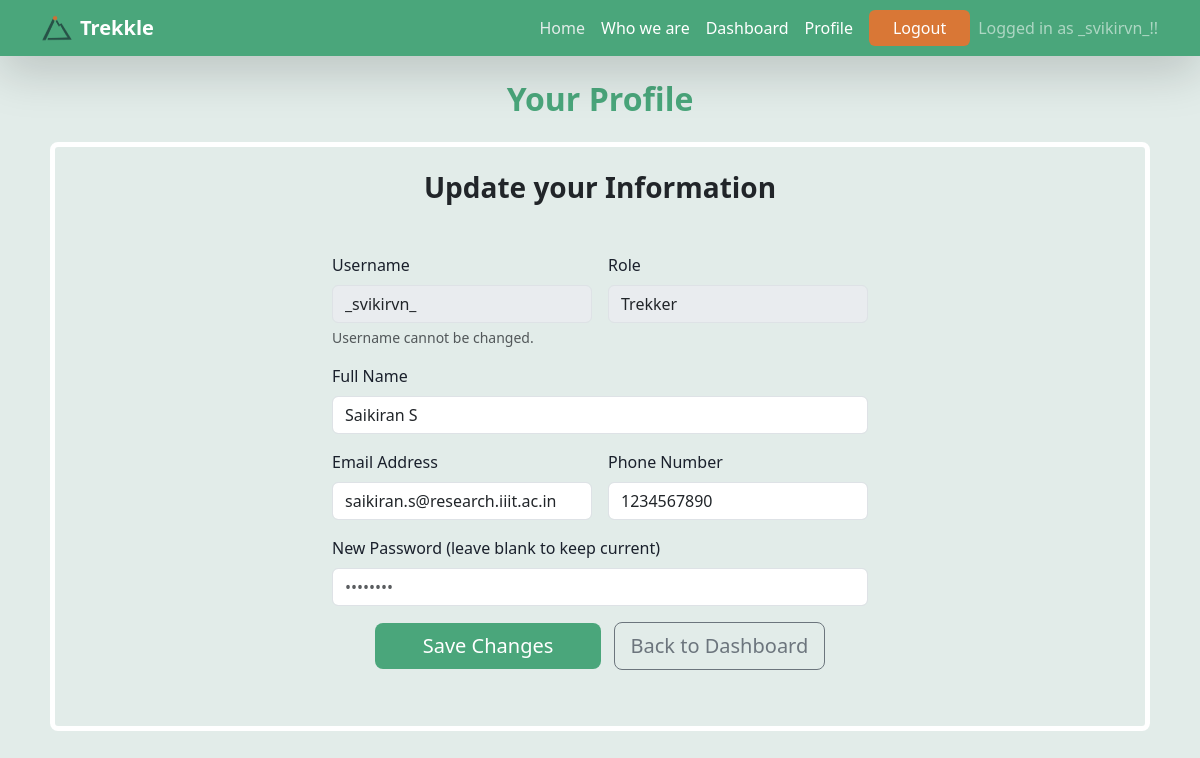
The page /Profile (signed in) on the database its author committed.
### models.py (models this page shows)
class User(UserMixin, db.Model):
    id = db.Column(db.Integer, primary_key=True)
    username = db.Column(db.String(150), unique=True, nullable=False)
    email = db.Column(db.String(150), unique=True, nullable=False)
    password_hash = db.Column(db.String(255), nullable=False)
    full_name = db.Column(db.String(150), nullable=False)
    phone = db.Column(db.String(20))
    role = db.Column(db.String(20), nullable=False, default="trekker")
    status = db.Column(db.String(20), nullable=False, default="pending")
    created_at = db.Column(db.DateTime, default=lambda: datetime.now(timezone.utc))

### app.py (the view, shortened to what this page needs)
@app.route('/Profile', methods=['GET', 'POST'])
@login_required
def profile():
    return render_template('profile.html', user=current_user)

### app.py (called while the page is built)
@login_manager.user_loader
def load_user(user_id):
    return(User.query.get(int(user_id)))

### templates/profile.html (shortened to what this page needs)
{%extends "base.html"%}
{%block content%}
<div class="container py-4">
    <h2 class="fw-semibold mb-4 px-3 text-center text-trekkle-primary">
        Your Profile
    </h2>
    <div class="col d-flex flex-column justify-content-center align-items-center bg-trekkle-accent border border-white border-5 rounded-3 p-4 mx-2 my-2">
        <h3 class="text-center mb-4 fw-bold text-dark">Update your Information</h3>
        <form class="row g-3 px-4 mt-2 w-100" style="max-width: 600px;" method="post">
            <div class="col-sm-12 col-md-6">
                <label for="username" class="form-label">Username</label>
                <input type="text" class="form-control" id="username" value="{{ user.username }}" disabled>
                <div class="form-text">Username cannot be changed.</div>
            </div>
            <div class="col-sm-12 col-md-6">
                <label for="role" class="form-label">Role</label>
                <input type="text" class="form-control" id="role" value="{{ user.role }}" disabled>
            </div>
            <div class="col-sm-12">
                <label for="full_name" class="form-label">Full Name</label>
                <input type="text" class="form-control" id="full_name" name="full_name" value="{{ user.full_name }}" required>
            </div>
            <div class="col-sm-12 col-md-6">
                <label for="email" class="form-label">Email Address</label>
                <input type="email" class="form-control" id="email" name="email" value="{{ user.email }}" required>
            </div>
            <div class="col-sm-12 col-md-6">
                <label for="phone" class="form-label">Phone Number</label>
                <input type="text" class="form-control" id="phone" name="phone" value="{{ user.phone or '' }}">
            </div>
            <div class="col-sm-12">
                <label for="password" class="form-label">New Password (leave blank to keep current)</label>
                <input type="password" class="form-control" id="password" name="password" placeholder="••••••••">
            </div>
            <div class="col-12 text-center my-3">
                <button type="submit" class="btn btn-trekkle-primary btn-lg px-5">Save Changes</button>
                <a href="{{ url_for('dashboard') }}" class="btn btn-outline-secondary btn-lg ms-2">Back to Dashboard</a>
            </div>
        </form>
    </div>
</div>
{%endblock%}

### templates/base.html (shortened to what this page needs)
<html>
<head>
    <link href="https://cdn.jsdelivr.net/npm/bootstrap@5.3.8/dist/css/bootstrap.min.css" rel="stylesheet"
>
</head>
<body>
    <nav class="navbar navbar-expand-lg navbar-dark navbar-trekkle shadow-lg">
        <div class="container">
            <a class="navbar-brand d-flex align-items-center" href="{{url_for('home')}}">
                <img src="../static/images/LOGO_Trekkle.png" alt="Trekkle Logo" width="30" height="30"
                    class="d-inline-block align-text-top me-2">
                <span class="fw-bold">Trekkle</span>
            </a>
            <div class="collapse navbar-collapse" id="navbarNav">
                <div class="d-flex align-items-center ms-auto gap-2">
                    <ul class="navbar-nav me-auto mb-2 mb-lg-0 ms-lg-4">
                        <li class="nav-item">
                            <a class="nav-link active" aria-current="page" href="#">Home</a>
                        </li>
                        <li class="nav-item">
                            <a class="nav-link" href="{{url_for('home')}}#about">Who we are</a>
                        </li>
                        {%if user.is_authenticated %}
                        <li class="nav-item">
                            <a class="nav-link" href="{{url_for('dashboard')}}">Dashboard</a>
                        </li>
                        <li class="nav-item">
                            <a class="nav-link" href="{{url_for('profile')}}">Profile</a>
                        </li>
                        <div class="d-flex align-items-center">
                            <a href="{{ url_for('logout')}}" class="btn btn-trekkle-cta mx-2 px-4"
                                role="button">Logout</a>
                        </div>
                        <span class="navbar-text">
                            Logged in as {{user.username}}!!
                        </span>
                        {%endif%}
                </div>
            </div>
        </div>
    </nav>
    {%block content%}
    {%endblock%}
</body>
</html>

### templates/base.html (style rules this page uses)
:root { --tk-primary: #4aa67b; --tk-secondary: #D97736; --tk-bg-light: #F8F9FA; --tk-bg-dark: #1A202C; --tk-accent: #E2ECE9; }
body { background-color: var(--tk-accent); color: var(--tk-bg-dark); }
.navbar-trekkle { background-color: var(--tk-primary) !important; }
.navbar-trekkle .navbar-brand, .navbar-trekkle .nav-link { color: #ffffff !important; transition: color 0.2s ease-in-out; }
.navbar-trekkle .nav-link:hover, .navbar-trekkle .nav-link.active { color: var(--tk-accent) !important; }
.btn-trekkle-primary { background-color: var(--tk-primary); color: #ffffff; border: none; }
.btn-trekkle-cta { background-color: var(--tk-secondary); color: #ffffff; border: none; font-weight: 500; }
.bg-trekkle-accent { background-color: var(--tk-accent) !important; }
.text-trekkle-primary { color: var(--tk-primary) !important; }

### rows shown on the page
User: username "_svikirvn_", role "Trekker", full_name "Saikiran S", email "saikiran.s@research.iiit.ac.in", phone "1234567890"
